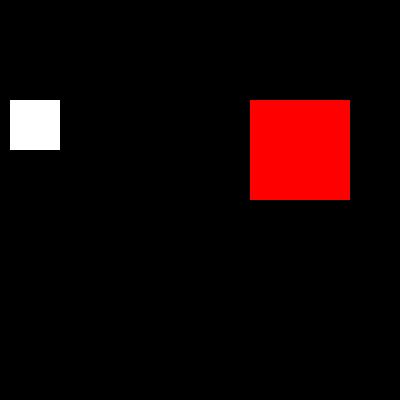
Frame 1 (no input)
Frame 60 (no input): identical to frame 1, image omitted
Frame 120 (the mouse pressed at the canvas centre since frame 60): identical to frame 1, image omitted

The p5.js sketch that drew this single still picture (run headless with seeded random() and noise() and a simulated clock; from frame 60 on, the mouse is pressed at the canvas centre):

// p5.js sketch
// ── sketch.js




var interfaceItems = [];

var brushSize = 10;
var brushColor;

function setup(){
  createCanvas(400,400);
  background(0);
    
  brushColor = color(0);
  //buttons
  interfaceItems.push(new interface(10,100,50, color(255)));
  interfaceItems.push(new interface(250,100,100, color(255,0,0)));
    
}


function draw(){ 
  //brush
  noStroke();
  fill(brushColor);
  rect (mouseX, mouseY, brushSize, brushSize);

  interfaceItems[0].check();
  interfaceItems[0].display();
  interfaceItems[1].check();
  interfaceItems[1].display();
  //console.log(interfaceItems[0].check());
}

function mousePressed(){
  if(interfaceItems[0].check() == true){
    console.log("pressed darker button");
    brushSize--;
    brushColor = color(255);  
  }

  if(interfaceItems[1].check() == true){
    brushSize++;
    brushColor = color(255,0,0);  
  }
}


function interface(tempX, tempY, tempBoxSize, tempColor){
  this.x  = tempX;
  this.y = tempY;
  this.boxSize = tempBoxSize;
  this.setFill = tempColor;
  this.overlay = false;

  this.display = function(){
    fill(this.setFill);
    rect(this.x, this.y, this.boxSize, this.boxSize);

    if(this.overlay == true){
      fill(127,200);
      rect(this.x, this.y, this.boxSize, this.boxSize);
    }
  }

  this.check = function(){
    if(mouseX > this.x && mouseX < (this.x + this.boxSize) && mouseY > this.y && mouseY < (this.y + this.boxSize)){
      this.overlay = true;
      return true;
    }else{
      this.overlay = false;
      return false;
    }
  }

}
